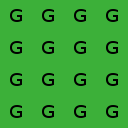

This is a level from a 2D game, rendered from its Tiled map with the project's own tilesets. A one-line summary and the map file follow, with tile-layer data summarised:
An orthogonal 4x4 tile map with 32x32 px tiles, 1 tile layer (constraints), 2 hidden layers not drawn, 5 tilesets.

<map version="1.0" orientation="orthogonal" width="4" height="4" tilewidth="32" tileheight="32">
 <tileset firstgid="1" name="furniture-modern" tilewidth="32" tileheight="32">
  <image source="../maps/graphics/tiles/furniture-modern.png" width="512" height="512" />
 </tileset>
 <tileset firstgid="257" name="furniture-placement" tilewidth="32" tileheight="32">
  <image source="../maps/graphics/tiles/furniture-placement.png" width="64" height="64" />
  <tile id="2">
   <properties>
    <property name="constraint" value="ground" />
   </properties>
  </tile>
  <tile id="3">
   <properties>
    <property name="constraint" value="wall" />
   </properties>
  </tile>
 </tileset>
 <tileset firstgid="261" name="collision" tilewidth="32" tileheight="32">
  <image source="../maps/graphics/tiles/collision.png" width="64" height="32" />
 </tileset>
 <tileset firstgid="263" name="modern-activators" tilewidth="32" tileheight="32">
  <image source="../image-atlases/modern-activators.png" width="64" height="64" />
 </tileset>
 <tileset firstgid="267" name="lab-tiles" tilewidth="32" tileheight="32">
  <image source="../image-atlases/lab-tiles.png" width="512" height="512" />
 </tileset>
 <layer name="objects" width="4" height="4" visible="0">
  <data>[16 cells, 0 non-empty, 0 distinct tile ids]</data>
 </layer>
 <layer name="constraints" width="4" height="4">
  <data>[16 cells, 16 non-empty, 1 distinct tile ids]</data>
 </layer>
 <layer name="collision" width="4" height="4" visible="0">
  <data>[16 cells, 0 non-empty, 0 distinct tile ids]</data>
 </layer>
</map>
